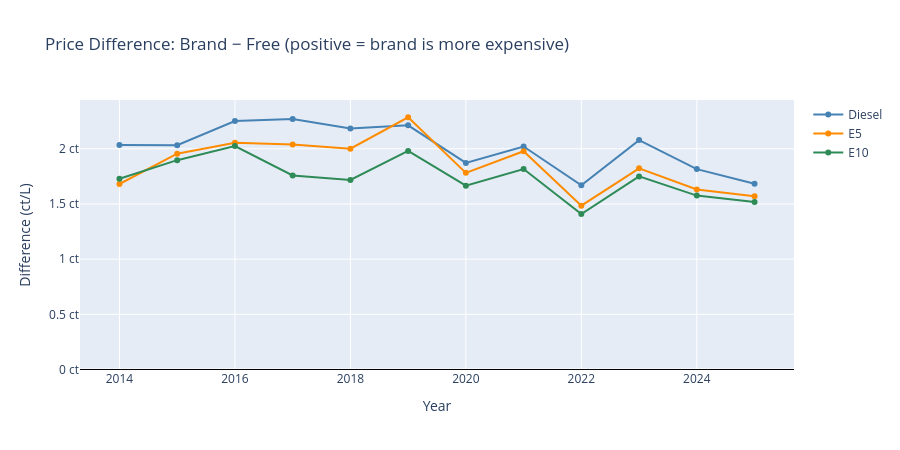

The notebook cell this image was saved under:
### Markdown cell above
## Price Difference: Brand minus Free (per year)

### Code cell
years = brand["year"].to_list()

colors = {"Diesel": "steelblue", "E5": "darkorange", "E10": "seagreen"}

fig = go.Figure()
fig.add_hline(y=0, line_color="black", line_width=1)

for col, label in fuels:
    diff_ct = [(b - f) * 100 for b, f in zip(brand[col].to_list(), free[col].to_list())]
    fig.add_trace(go.Scatter(
        x=years, 
        y=[round(v, 3) for v in diff_ct],
        mode="lines+markers", 
        name=label,
        line=dict(color=colors[label], width=2),
        hovertemplate="%{x}: %{y:+.2f} ct/L",
    ))
    avg = sum(diff_ct) / len(diff_ct)
    print(f"{label}: avg difference = {avg:+.2f} ct/L")

fig.update_layout(
    title="Price Difference: Brand − Free (positive = brand is more expensive)",
    xaxis_title="Year",
    yaxis_title="Difference (ct/L)",
    yaxis_ticksuffix=" ct",
    hovermode="x unified",
    height=450, width=900,
)
fig.show()

### Figure 1 — Plotly figure (JSON) as saved in the notebook; plotly's stock layout.template omitted (floating-point values rounded to 4 significant figures)
{"data": [{"hovertemplate": "%{x}: %{y:+.2f} ct/L", "line": {"color": "steelblue", "width": 2}, "mode": "lines+markers", "name": "Diesel", "type": "scatter", "x": [2014, 2015, 2016, 2017, 2018, 2019, 2020, 2021, 2022, 2023, 2024, 2025], "y": [2.035, 2.032, 2.252, 2.27, 2.184, 2.213, 1.872, 2.021, 1.67, 2.079, 1.816, 1.684]}, {"hovertemplate": "%{x}: %{y:+.2f} ct/L", "line": {"color": "darkorange", "width": 2}, "mode": "lines+markers", "name": "E5", "type": "scatter", "x": [2014, 2015, 2016, 2017, 2018, 2019, 2020, 2021, 2022, 2023, 2024, 2025], "y": [1.681, 1.956, 2.054, 2.039, 2.001, 2.286, 1.782, 1.978, 1.485, 1.823, 1.631, 1.57]}, {"hovertemplate": "%{x}: %{y:+.2f} ct/L", "line": {"color": "seagreen", "width": 2}, "mode": "lines+markers", "name": "E10", "type": "scatter", "x": [2014, 2015, 2016, 2017, 2018, 2019, 2020, 2021, 2022, 2023, 2024, 2025], "y": [1.729, 1.897, 2.025, 1.759, 1.718, 1.981, 1.666, 1.817, 1.409, 1.75, 1.576, 1.518]}], "layout": {"height": 450, "hovermode": "x unified", "shapes": [{"line": {"color": "black", "width": 1}, "type": "line", "x0": 0, "x1": 1, "xref": "x domain", "y0": 0, "y1": 0, "yref": "y"}], "title": {"text": "Price Difference: Brand − Free (positive = brand is more expensive)"}, "width": 900, "xaxis": {"title": {"text": "Year"}}, "yaxis": {"ticksuffix": " ct", "title": {"text": "Difference (ct/L)"}}}}
